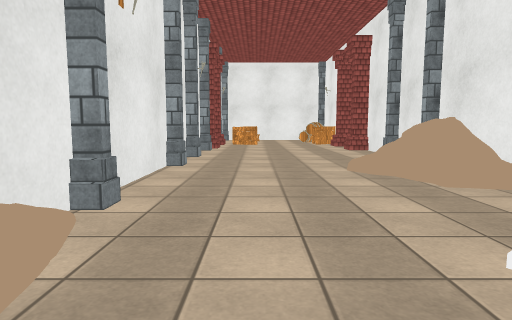
[1] (above)

24 first-person views from a walk through a Unity game level. The camera is 1.2 m above the floor, tilts 6° down and sees 75° across. The floor is counted in squares, 2 m on a side. Each view is taken from the middle of a square. On the plan, view 1 faces up. The plan holds only what a view shows up to about 10 squares ahead; the rest is blank. The place goes on beyond the plan. Some animated figures are left out. Surface patterns are stand-ins for the level's own textures.

[2]
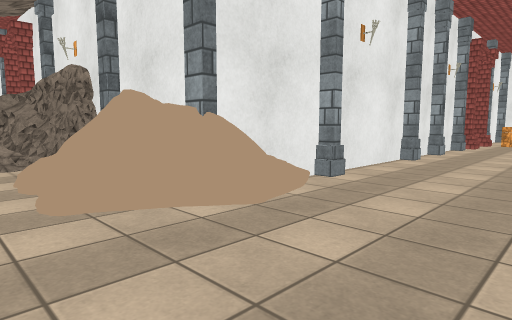

[3]
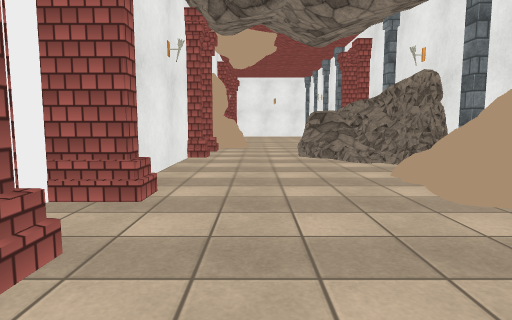

[4]
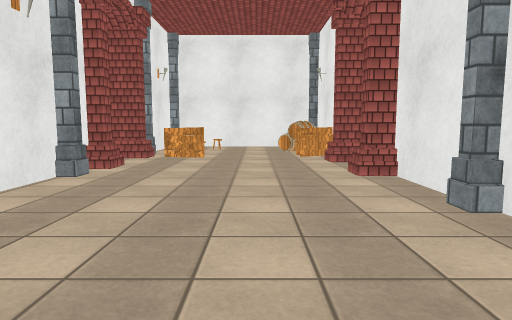

[5]
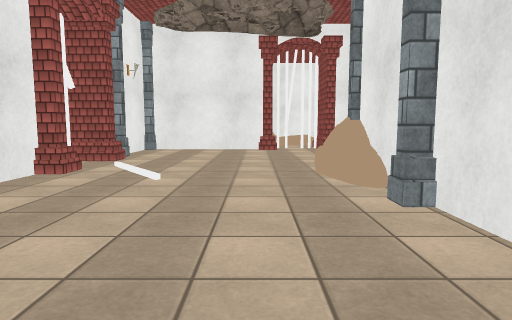

[6]
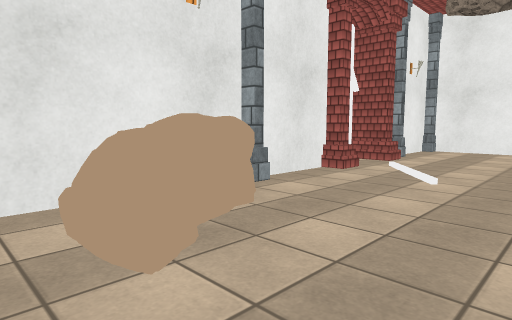

[7]
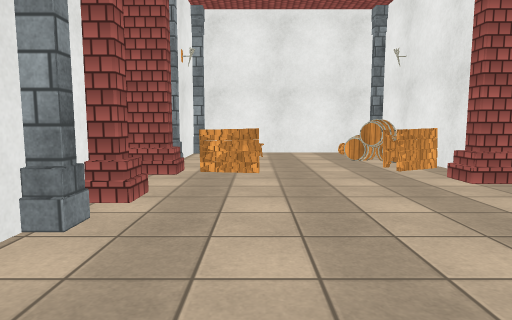

[8]
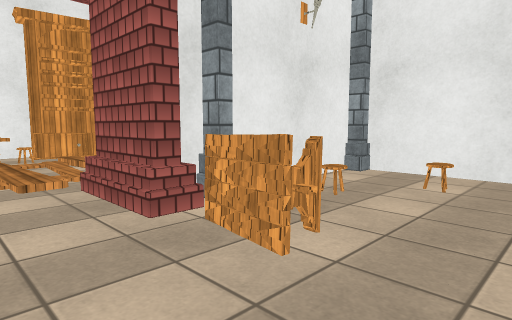

[9]
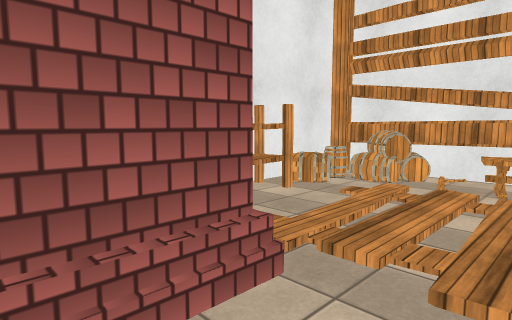

[10]
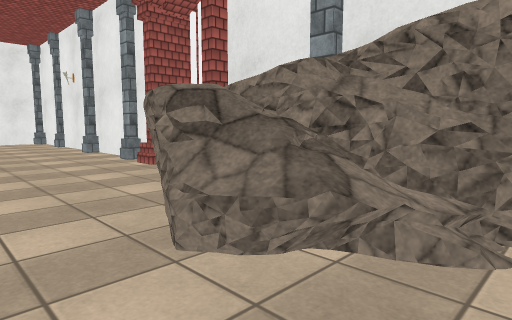

[11]
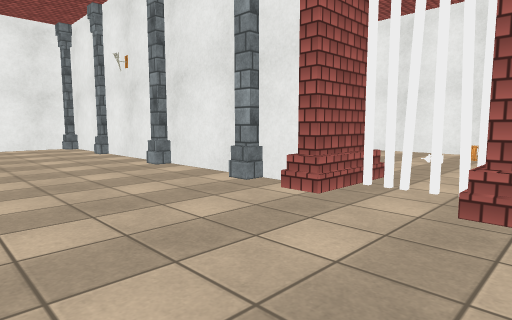

[12]
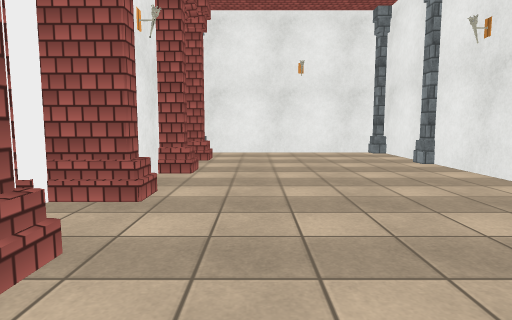

[13]
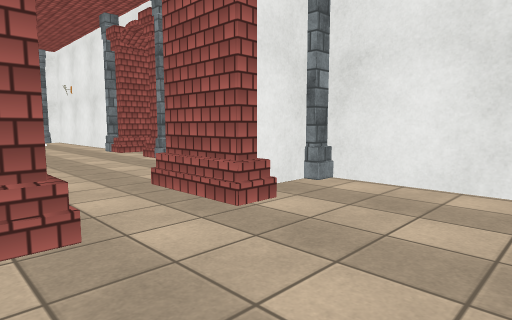

[14]
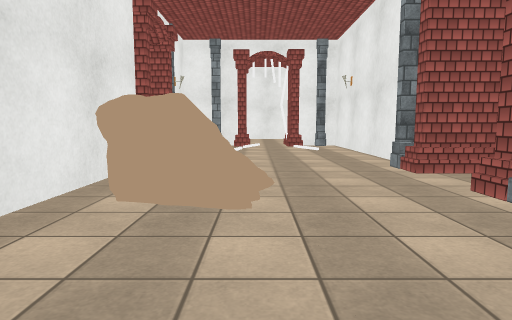

[15]
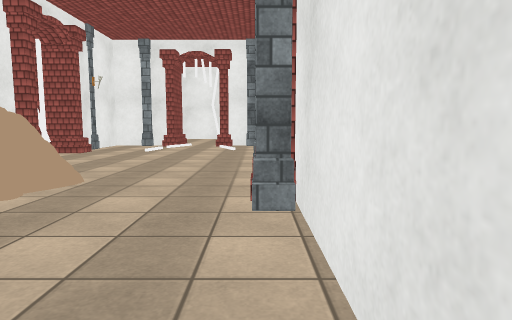

[16]
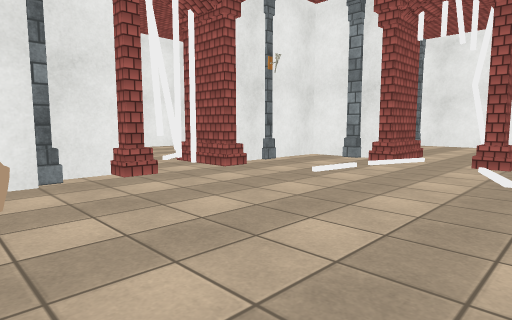

[17]
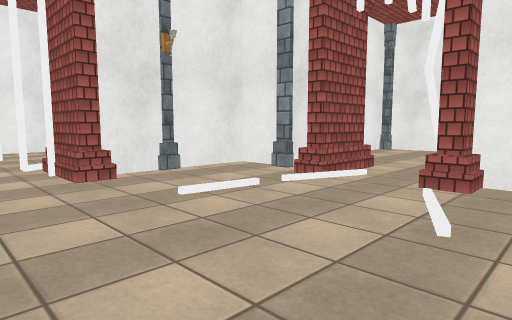

[18]
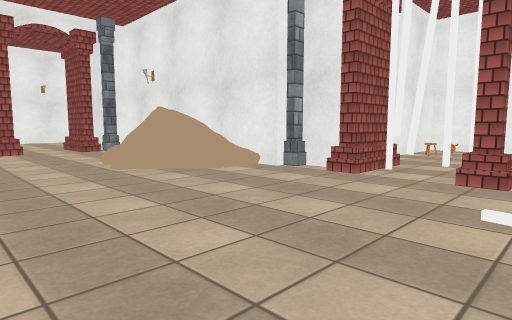

[19]
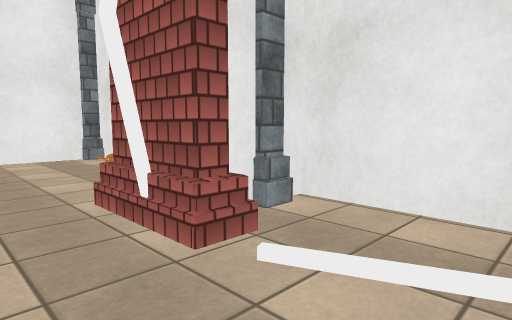

[20]
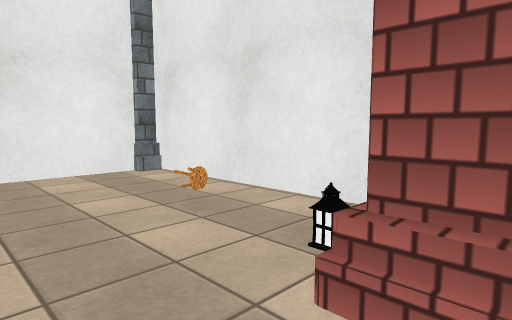

[21]
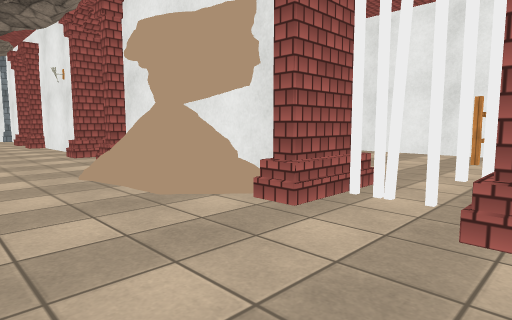

[22]
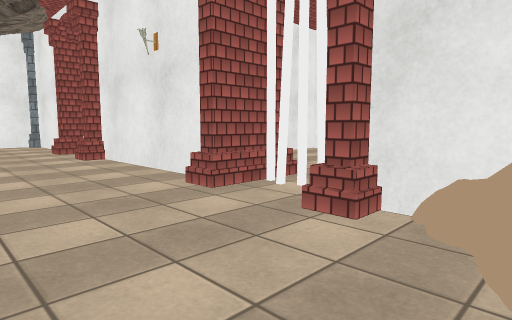

[23]
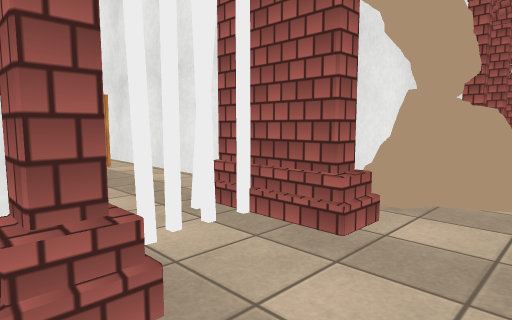

[24]
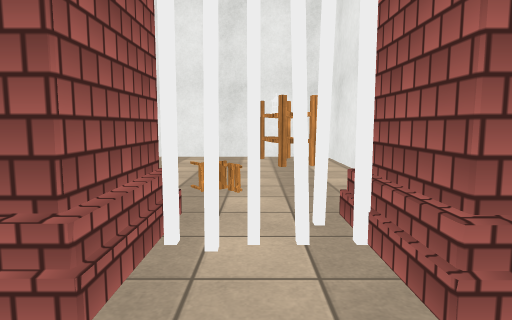

### Floor plan
Points are (right, up) in squares from view 1. A wall is a line through its corners. A room is listed if a view was taken in it or the views show most of it. See-through windows are left out.
Room 1 (views 1, 2, 3, 4, 5, 6, 7, 8, 9, 10)
walls: (-1.3, 4.2) (-1.3, 2.8); (-1.6, 0.7) (-3.9, 0.7) (-3.6, 0.2); (2.7, 6.6) (2.7, 8) (2.2, 8); (2.7, 0.9) (2.7, 4.6); (-3.8, 0.7) (-3.6, 0.2); (-4, 0.7) (-3.5, 0.3); (-4.1, 0.7) (-5.8, 0.7); (-2.2, 8.8) (-1.4, 8.8); (-1, 10.1) (-2.2, 10.1); (2.7, 10.1) (2.7, 12.5); (2.7, -2.5) (2.7, -1.9); (-0.2, -3.3) (2.5, -3.3); (-1.6, -3.6) (-1.1, -3.6); (-5.2, -3) (-5.2, -3.3) (-1.9, -3.3) (-1.9, -3) (-1.7, -3); (2.5, 13.2) (-1.3, 13.2) (-1.3, 11.4)
low walls: (-3.6, 0.3) (-5.7, -0.4); (-3.6, 0.2) (-4, 0.1); (-4.4, 0.2) (-5.4, -0.3); (-4.8, -0.1) (-5.3, -0.4); (-4.6, -0.6) (-4.8, -1); (-4.6, -0.7) (-5.2, -1.3); (-4.7, -0.7) (-5.2, -1.3)
ways out: opening at (-5, -2) to room 2; opening at (3, 9); gap at (-2, 9.5)
objects: other object (-3, 0) to (-2, 0); pillar (-3, 1); pillar (-1, 1); pillar (-1, 2); pillar (-1, 5); pillar (-1, 6); pillar (-1, 8); pillar (-1, 11); pillar (-1, 13); other object (0, 10); other object (2, 4); other object (2, 10); barrel (2, 12); pillar (3, -3); pillar (3, -1); pillar (3, 2); pillar (3, 5); pillar (3, 6); pillar (3, 13)
Room 2 (views 11, 12, 13, 14, 15, 16, 17, 18, 19, 21, 22, 23, 24)
walls: (-13.4, -3.6) (-13.4, -2.9); (-13.2, -3.3) (-12.4, -3.3); (-11.6, -3.6) (-11.1, -3.6); (-12, -3) (-11.7, -3) (-11.7, -4); (-11, -3.6) (-10.5, -3.6); (-10.4, -4.2) (-10.4, -3.3) (-6.9, -3.3); (-14.7, -2.8) (-14.7, -3.5); (-10.4, -3) (-10, -3); (-16.3, -4.4) (-16.3, -6.8); (-16.1, -6.5) (-16.1, -7); (-12.3, -8.6) (-12.3, -3.6); (-11, -9.9) (-12.3, -9.9) (-12.3, -9.5); (-16.3, 0.2) (-16.3, -2.2); (-11.9, -11.2) (-11, -11.2); (-16.3, -10.4) (-16.3, -13.2); (-6.9, -3) (-6.7, -3); (-6.7, -3.3) (-6.7, -4.2); (-6.4, -3.6) (-5.5, -3.6); (-9.1, 0.7) (-15.5, 0.7); (-5.4, -4.2) (-5.4, -3.3); (-5.4, -3) (-5.2, -3); (-6, -0.9) (-6.5, -0.8); (-7.5, 1.1) (-8.6, 1.1); (-5.6, -1.1) (-6.1, -1); (-12.6, -13.8) (-11.9, -13.8) (-11.9, -12.4); (-15.6, -13.8) (-15.2, -13.8) (-15.2, -13.4)
low walls: (-4.8, -1) (-5.3, -1.2); (-4.8, -0.9) (-5.3, -1.2)
ways out: opening at (-5, -2) to room 1; opening at (-13.5, -14) to room 3; gap at (-17, -8); gap at (-11, -11); gap at (-11, -4); gap at (-6, -4)
objects: pillar (-16, -14); pillar (-16, -9); pillar (-16, -6); pillar (-16, -3); pillar (-16, 1); other object (-14, -8) to (-13, -7); pillar (-14, 1); pillar (-13, -4); pillar (-12, -12); pillar (-12, -9); pillar (-12, 1); pillar (-10, 1); other object (-9, -3)
Room 3 (view 20)
walls: (-16.3, -15.1) (-16.3, -18.3) (-12.5, -18.3); (-15, -13.4) (-15, -14.5)
ways out: opening at (-13.5, -14) to room 2
objects: pillar (-16, -18); pillar (-13, -14); pillar (-12, -18)

Positions as (right, up) in squares from view 1, and headings:
1: (0, 0), facing up
2: (1, -1), facing up-left
3: (1, -2), facing left
4: (1, 4), facing up
5: (0, 5), facing down
6: (0, 5), facing down-right
7: (0, 6), facing up
8: (1, 9), facing up-left
9: (-1, 10), facing down-left
10: (-4, -2), facing up-left
11: (-7, -2), facing up-left
12: (-9, -2), facing left
13: (-13, -1), facing down-left
14: (-14, -4), facing down
15: (-16, -4), facing down
16: (-16, -8), facing down-right
17: (-16, -10), facing down-right
18: (-16, -12), facing up-right
19: (-14, -12), facing down-left
20: (-14, -14), facing down-left
21: (-12, -1), facing down-right
22: (-8, -1), facing down-right
23: (-5, -2), facing down-left
24: (-6, -2), facing down
